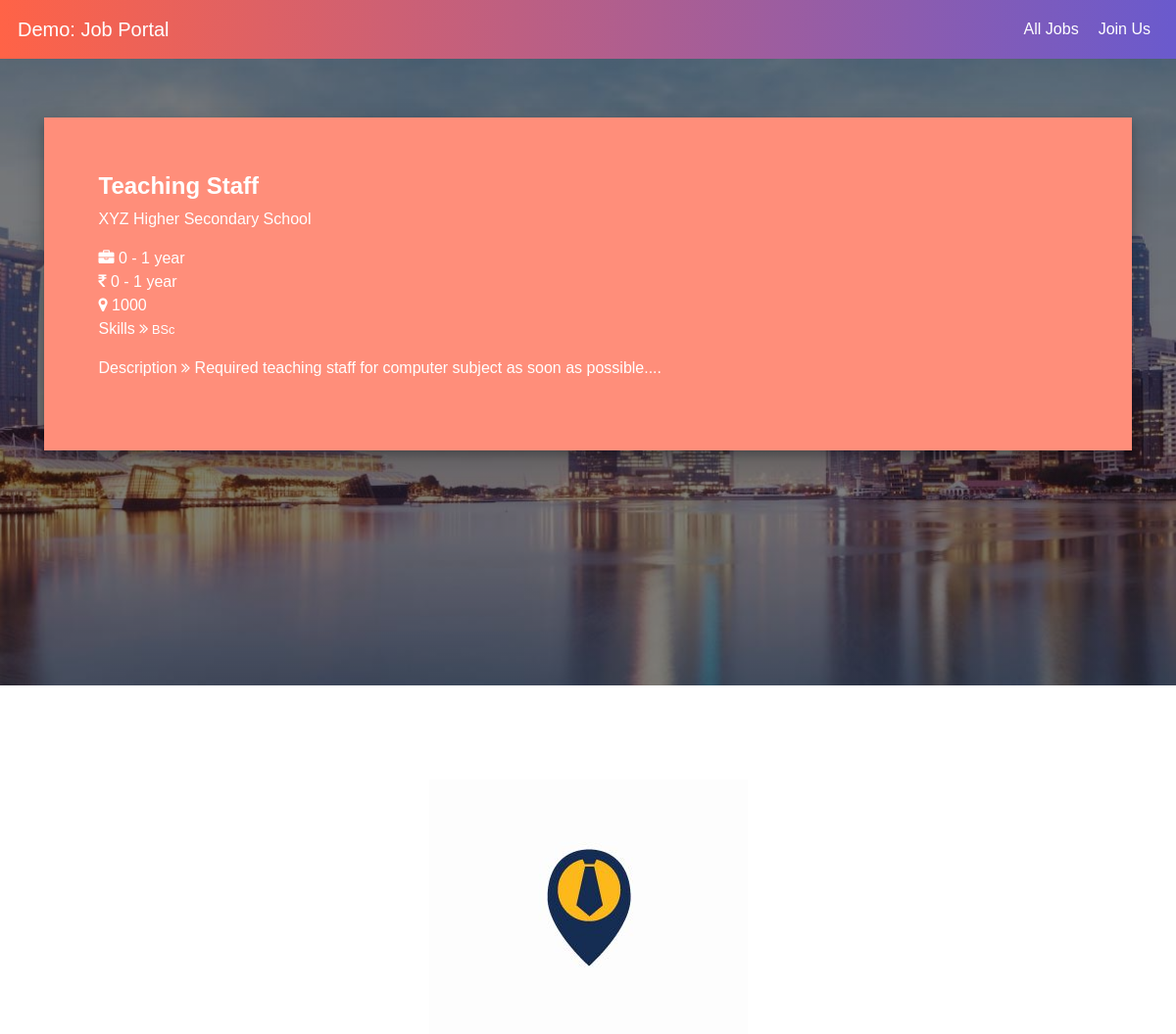
/description/3, run on the app's committed database.
### tables this page shows
CREATE TABLE `joblist` (
  `job_id` int(255) NOT NULL,
  `job_title` varchar(100) NOT NULL,
  `job_location` varchar(50) NOT NULL,
  `job_skills` varchar(150) NOT NULL,
  `job_salary` int(255) NOT NULL,
  `job_company_name` varchar(150) NOT NULL,
  `job_description` varchar(400) NOT NULL,
  `job_experience` varchar(50) NOT NULL,
  `job_employeer_email` varchar(50) NOT NULL
);

### application/controllers/Home.php (called while the page is built, shortened)
<?php
class Home extends CI_Controller {
	function __construct() {
		$this->load->library('session');
		$this->load->helper('url');
		$this->load->model('job_model');
		$this->data = $this->job_model->readJobs();
	}
	public function job()
	{
		$item = $this->data;
		$data['job'] = $item[$this->uri->segment(2)];
		$this->load->view('description',$data);
	}
}

### index.php (called while the page is built, shortened)
<?php
require_once BASEPATH.'core/CodeIgniter.php';

### application/models/Job_model.php (called while the page is built, shortened)
<?php
class Job_model extends CI_Model {
    public function readJobs(){
        $query = $this->db->get('joblist');
        return $query->result_array();
    }
}
?>

### application/views/description.php (the view)
<?php require('header.php'); ?>
<div class="banner ">
    <div class="container login-container">
        <div class="login-form-3">
				<?php
				$names = explode(",", $job['job_skills']);
				echo "<h4><b>".$job['job_title']."</b></h4>
				<p>".$job['job_company_name']."</p>
				<i class='fa fa-briefcase'></i><span> ".$job['job_experience']."</span><br/>
				<i class='fa fa-inr'></i><span> ".$job['job_experience']."</span><br/>
				<i class='fa fa-map-marker'></i><span> ".$job['job_salary']."</span>
				<p>Skills <i class='fa fa-angle-double-right'></i>";
				foreach($names as $name){ echo '<small> '.$name.'</small>'; }
				echo "<p>Description <i class='fa fa-angle-double-right'></i> ".$job['job_description'];
				?>
		</div>
    </div>
</section>
<?php require('footer.php'); ?>

### css/style.css (style rules this page uses)
* { padding: 0; margin: 0; font-family: sans-serif; }
.banner { height: 80vh; background-image: linear-gradient(rgba(0,0,0,0.5),rgba(0,0,0,0.5)),url(../images/banner1.png); background-size: cover; background-position: center; color: #fff; }

### css/registercss.css (style rules this page uses)
.login-container { padding-top:5%; margin-bottom: 5%; }
.login-form-3 { padding: 5%; background: #ff8e7a; box-shadow: 0 5px 8px 0 rgba(0, 0, 0, 0.2), 0 9px 26px 0 rgba(0, 0, 0, 0.19); }

### data on the page
joblist: job_title "Teaching Staff", job_company_name "XYZ Higher Secondary School", job_experience "0 - 1 year", job_salary "1000", job_skills "BSc", job_description "Required teaching staff for computer subject as soon as possible...."
